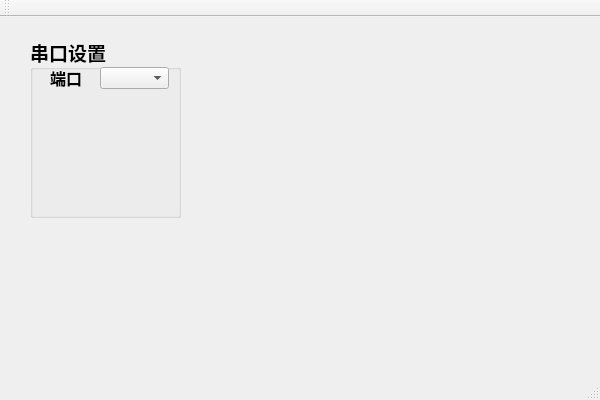
<?xml version="1.0" encoding="UTF-8"?>
<ui version="4.0">
 <class>QtGuiApplication1Class</class>
 <widget class="QMainWindow" name="QtGuiApplication1Class">
  <property name="geometry">
   <rect>
    <x>0</x>
    <y>0</y>
    <width>600</width>
    <height>400</height>
   </rect>
  </property>
  <property name="windowTitle">
   <string>QtGuiApplication1</string>
  </property>
  <widget class="QWidget" name="centralWidget">
   <widget class="QGroupBox" name="groupBox">
    <property name="geometry">
     <rect>
      <x>30</x>
      <y>20</y>
      <width>151</width>
      <height>181</height>
     </rect>
    </property>
    <property name="font">
     <font>
      <family>Adobe Arabic</family>
      <pointsize>14</pointsize>
      <weight>75</weight>
      <bold>true</bold>
     </font>
    </property>
    <property name="title">
     <string>串口设置</string>
    </property>
    <widget class="QComboBox" name="comboBox">
     <property name="geometry">
      <rect>
       <x>70</x>
       <y>30</y>
       <width>69</width>
       <height>22</height>
      </rect>
     </property>
    </widget>
    <widget class="QLabel" name="label">
     <property name="geometry">
      <rect>
       <x>20</x>
       <y>30</y>
       <width>54</width>
       <height>21</height>
      </rect>
     </property>
     <property name="font">
      <font>
       <pointsize>12</pointsize>
      </font>
     </property>
     <property name="text">
      <string>端口</string>
     </property>
    </widget>
   </widget>
  </widget>
  <widget class="QMenuBar" name="menuBar">
   <property name="geometry">
    <rect>
     <x>0</x>
     <y>0</y>
     <width>600</width>
     <height>23</height>
    </rect>
   </property>
  </widget>
  <widget class="QToolBar" name="mainToolBar">
   <attribute name="toolBarArea">
    <enum>TopToolBarArea</enum>
   </attribute>
   <attribute name="toolBarBreak">
    <bool>false</bool>
   </attribute>
  </widget>
  <widget class="QStatusBar" name="statusBar"/>
 </widget>
 <layoutdefault spacing="6" margin="11"/>
 <resources>
  <include location="qtguiapplication1.qrc"/>
 </resources>
 <connections/>
</ui>
